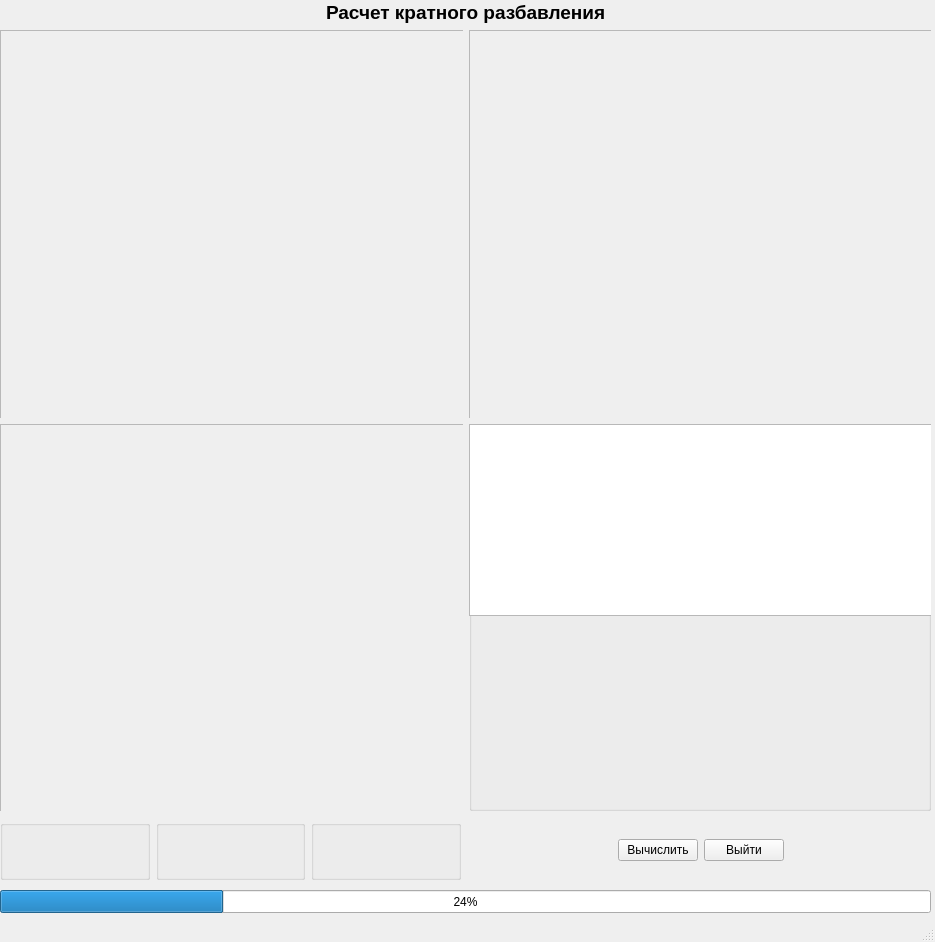
<?xml version="1.0" encoding="UTF-8"?>
<ui version="4.0">
 <class>MainWindow</class>
 <widget class="QMainWindow" name="MainWindow">
  <property name="geometry">
   <rect>
    <x>0</x>
    <y>0</y>
    <width>935</width>
    <height>942</height>
   </rect>
  </property>
  <property name="windowTitle">
   <string>UK5com</string>
  </property>
  <widget class="QWidget" name="centralwidget">
   <widget class="QProgressBar" name="UK5Q_progressBar">
    <property name="geometry">
     <rect>
      <x>0</x>
      <y>890</y>
      <width>931</width>
      <height>23</height>
     </rect>
    </property>
    <property name="value">
     <number>24</number>
    </property>
   </widget>
   <widget class="QWidget" name="layoutWidget">
    <property name="geometry">
     <rect>
      <x>0</x>
      <y>0</y>
      <width>931</width>
      <height>25</height>
     </rect>
    </property>
    <layout class="QHBoxLayout" name="horizontalLayout_TITLE">
     <item>
      <spacer name="horizontalSpacer_LEFT">
       <property name="orientation">
        <enum>Qt::Horizontal</enum>
       </property>
       <property name="sizeHint" stdset="0">
        <size>
         <width>40</width>
         <height>20</height>
        </size>
       </property>
      </spacer>
     </item>
     <item>
      <widget class="QLabel" name="UK5Q_label">
       <property name="font">
        <font>
         <pointsize>14</pointsize>
         <weight>75</weight>
         <bold>true</bold>
        </font>
       </property>
       <property name="text">
        <string>Расчет кратного разбавления</string>
       </property>
      </widget>
     </item>
     <item>
      <spacer name="horizontalSpacer_RIGHT">
       <property name="orientation">
        <enum>Qt::Horizontal</enum>
       </property>
       <property name="sizeHint" stdset="0">
        <size>
         <width>40</width>
         <height>20</height>
        </size>
       </property>
      </spacer>
     </item>
    </layout>
   </widget>
   <widget class="QWidget" name="layoutWidget">
    <property name="geometry">
     <rect>
      <x>470</x>
      <y>820</y>
      <width>461</width>
      <height>61</height>
     </rect>
    </property>
    <layout class="QHBoxLayout" name="horizontalLayout_BUTTONS">
     <item>
      <spacer name="horizontalSpacer_LEFT2">
       <property name="orientation">
        <enum>Qt::Horizontal</enum>
       </property>
       <property name="sizeHint" stdset="0">
        <size>
         <width>40</width>
         <height>20</height>
        </size>
       </property>
      </spacer>
     </item>
     <item>
      <widget class="QPushButton" name="UK5Q_Eval">
       <property name="text">
        <string>Вычислить</string>
       </property>
      </widget>
     </item>
     <item>
      <widget class="QPushButton" name="UK5Q_Exit">
       <property name="text">
        <string>Выйти</string>
       </property>
      </widget>
     </item>
     <item>
      <spacer name="horizontalSpacer_RIGHT2">
       <property name="orientation">
        <enum>Qt::Horizontal</enum>
       </property>
       <property name="sizeHint" stdset="0">
        <size>
         <width>40</width>
         <height>20</height>
        </size>
       </property>
      </spacer>
     </item>
    </layout>
   </widget>
   <widget class="QWidget" name="layoutWidget">
    <property name="geometry">
     <rect>
      <x>0</x>
      <y>820</y>
      <width>461</width>
      <height>61</height>
     </rect>
    </property>
    <layout class="QHBoxLayout" name="horizontalLayout_LIST">
     <property name="sizeConstraint">
      <enum>QLayout::SetMinAndMaxSize</enum>
     </property>
     <item>
      <widget class="QGroupBox" name="groupBox_XLS">
       <property name="maximumSize">
        <size>
         <width>16777215</width>
         <height>60</height>
        </size>
       </property>
       <property name="title">
        <string/>
       </property>
      </widget>
     </item>
     <item>
      <widget class="QGroupBox" name="groupBox_SRF">
       <property name="maximumSize">
        <size>
         <width>16777215</width>
         <height>60</height>
        </size>
       </property>
       <property name="title">
        <string/>
       </property>
      </widget>
     </item>
     <item>
      <widget class="QGroupBox" name="groupBox_RES">
       <property name="maximumSize">
        <size>
         <width>16777215</width>
         <height>60</height>
        </size>
       </property>
       <property name="title">
        <string/>
       </property>
      </widget>
     </item>
    </layout>
   </widget>
   <widget class="QWidget" name="layoutWidget">
    <property name="geometry">
     <rect>
      <x>0</x>
      <y>30</y>
      <width>931</width>
      <height>781</height>
     </rect>
    </property>
    <layout class="QHBoxLayout" name="horizontalLayout_MAIN">
     <item>
      <layout class="QVBoxLayout" name="verticalLayout_LEFT">
       <item>
        <widget class="QGroupBox" name="groupBox_IN">
         <property name="title">
          <string/>
         </property>
         <widget class="QScrollArea" name="scrollArea_IN">
          <property name="geometry">
           <rect>
            <x>0</x>
            <y>0</y>
            <width>641</width>
            <height>581</height>
           </rect>
          </property>
          <property name="widgetResizable">
           <bool>true</bool>
          </property>
          <widget class="QWidget" name="UK5Q_scrollAreaWidgetContents_IN">
           <property name="geometry">
            <rect>
             <x>0</x>
             <y>0</y>
             <width>639</width>
             <height>579</height>
            </rect>
           </property>
          </widget>
         </widget>
        </widget>
       </item>
       <item>
        <widget class="QGroupBox" name="groupBox_IN_OUT">
         <property name="title">
          <string/>
         </property>
         <widget class="QScrollArea" name="scrollArea_IN_OUT">
          <property name="geometry">
           <rect>
            <x>0</x>
            <y>0</y>
            <width>641</width>
            <height>581</height>
           </rect>
          </property>
          <property name="widgetResizable">
           <bool>true</bool>
          </property>
          <widget class="QWidget" name="UK5Q_scrollAreaWidgetContents_IN_OUT">
           <property name="geometry">
            <rect>
             <x>0</x>
             <y>0</y>
             <width>639</width>
             <height>579</height>
            </rect>
           </property>
          </widget>
         </widget>
        </widget>
       </item>
      </layout>
     </item>
     <item>
      <layout class="QVBoxLayout" name="verticalLayout_RIGHT">
       <item>
        <widget class="QGroupBox" name="groupBox_OUT">
         <property name="title">
          <string/>
         </property>
         <widget class="QScrollArea" name="scrollArea_OUT">
          <property name="geometry">
           <rect>
            <x>0</x>
            <y>0</y>
            <width>641</width>
            <height>581</height>
           </rect>
          </property>
          <property name="widgetResizable">
           <bool>true</bool>
          </property>
          <widget class="QWidget" name="UK5Q_scrollAreaWidgetContents_OUT">
           <property name="geometry">
            <rect>
             <x>0</x>
             <y>0</y>
             <width>639</width>
             <height>579</height>
            </rect>
           </property>
          </widget>
         </widget>
        </widget>
       </item>
       <item>
        <widget class="QGroupBox" name="groupBox_CHART">
         <property name="title">
          <string/>
         </property>
         <widget class="QChartView" name="UK5_chart">
          <property name="geometry">
           <rect>
            <x>0</x>
            <y>0</y>
            <width>641</width>
            <height>192</height>
           </rect>
          </property>
         </widget>
        </widget>
       </item>
      </layout>
     </item>
    </layout>
   </widget>
  </widget>
  <widget class="QStatusBar" name="statusbar"/>
 </widget>
 <customwidgets>
  <customwidget>
   <class>QChartView</class>
   <extends>QGraphicsView</extends>
   <header>QtCharts</header>
  </customwidget>
 </customwidgets>
 <resources/>
 <connections/>
</ui>
